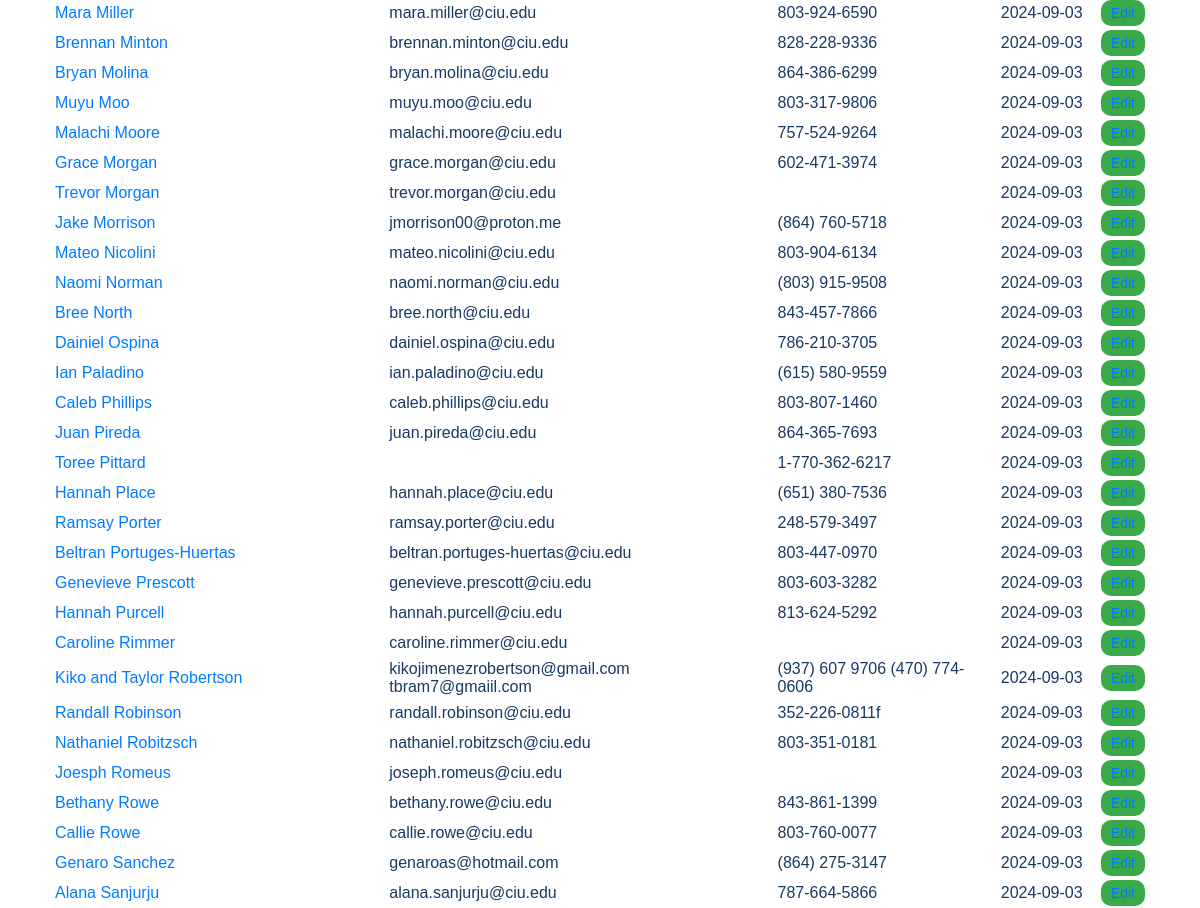
The page /contacts/ (signed in, middle part) on the database as committed earlier.
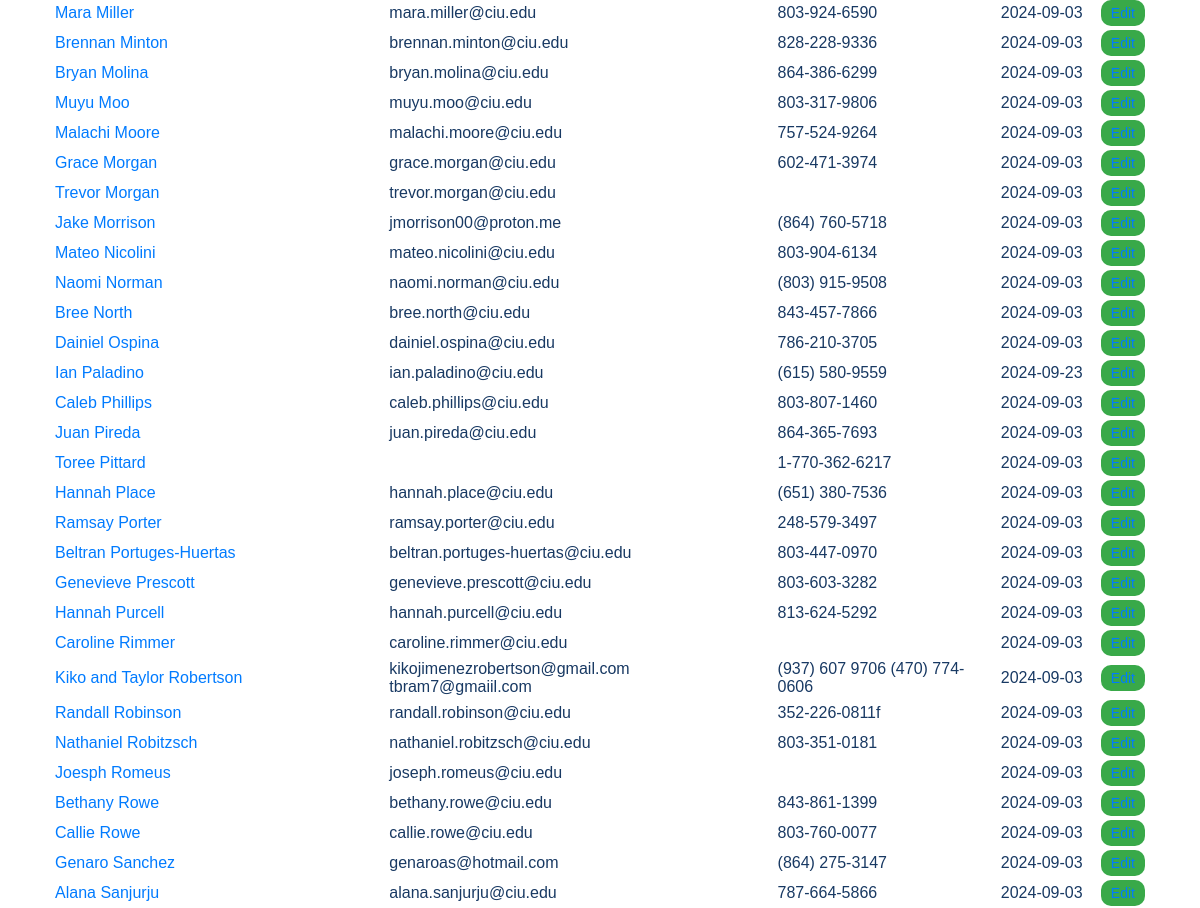
The same page on the database as committed later.
### contacts/models.py (models this page shows, shortened)
class Contact(models.Model):
    STATE = (
        ('al', 'AL'), ('ak', 'AK'), ('az', 'AZ'), ('ar', 'AR'), ('ca', 'CA'),('co', 'CO'),('ct', 'CT'),('de', 'DE'), ('fl', 'FL'), ('ga', 'GA'),
        ('hi', 'HI'), ('id', 'ID'), ('il', 'IL'), ('in', 'IN'), ('ia', 'IA'), ('ks', 'KS'), ('ky', 'KY'), ('la', 'LA'), ('me', 'ME'),
        ('md', 'MD'), ('ma', 'MA'), ('mi', 'MI'), ('mn', 'MN'), ('ms', 'MS'), ('mo', 'MO'), ('mt', 'MT'), ('ne', 'NE'), ('nv', 'NV'),
        ('nh', 'NH'), ('nj', 'NJ'), ('nm', 'NM'), ('ny', 'NY'), ('nc', 'NC'), ('nd', 'ND'), ('oh', 'OH'), ('ok', 'OK'), ('or', 'OR'),
        ('pa', 'PA'), ('ri', 'RI'), ('sc', 'SC'), ('sd', 'SD'), ('tn', 'TN'), ('tx', 'TX'), ('ut', 'UT'), ('vt', 'VT'), ('va', 'VA'),
        ('wa', 'WA'), ('wv', 'WV'), ('wi', 'WI'), ('wy', 'WY'),('dc', 'DC')
    )
    PREFERRED_CONTACT_METHODS = (
        ('email', 'Email'),('phone', 'Phone'),('text', 'Text'),('Facebook Messanger',
        'Facebook Messanger'),('whatsapp', 'Whatsapp'),('groupme', 'Groupme'),('signal', 'Signal'),('other', 'Other')
    )
    church_name = models.CharField(max_length=100, null=True, blank=True)
    first_name = models.CharField(max_length=100)
    last_name = models.CharField(max_length=100)
    image = models.ImageField(upload_to=get_image_path, null=True, blank=True)
    preferred_contact_method = models.CharField(max_length=100, choices=PREFERRED_CONTACT_METHODS)
    phone = models.CharField(max_length=50)
    email = models.EmailField()
    street_address = models.CharField(max_length=200, null=True, blank=True)
    city = models.CharField(max_length=100, null=True, blank=True)
    state = models.CharField(max_length=2, choices=STATE, null=True, blank=True)
    zip_code = models.CharField(max_length=10, null=True, blank=True)
    initial_notes = models.TextField(null=True, blank=True)
    date_created = models.DateField(auto_now_add=True,null=True, blank=True)
    date_modified = models.DateField(auto_now=True,null=True, blank=True)
    com_log = GenericRelation(ComLog)
    def get_name(self):
        if hasattr(self, 'church'):
            return self.church.church_name or "Unnamed Church"
        elif hasattr(self, 'people'):
            return f"{self.people.first_name} {self.people.last_name}".strip() or "Unnamed Person"
        else:
            return self.church_name or f"{self.first_name} {self.last_name}".strip() or "Unnamed Contact"

### contacts/views.py (the view)
# urls.py: path('', views.ContactListView.as_view(), name='contact_list'),
@method_decorator(login_required, name='dispatch')
class ContactListView(ListView):
    model = Contact
    template_name = 'contacts/contact_list.html'
    context_object_name = 'contacts'
    def get_queryset(self):
        return Contact.objects.select_related('people', 'church').order_by('last_name', 'first_name')
    def get_context_data(self, **kwargs):
        context = super().get_context_data(**kwargs)
        contacts_data = []
        for contact in context['contacts']:
            contact_dict = {
                'id': contact.id,
                'name': contact.get_name(),
                'type': 'Person' if hasattr(contact, 'people') else 'Church',
                'email': contact.email,
                'phone': contact.phone,
                'last_contact': contact.date_modified.strftime('%Y-%m-%d') if contact.date_modified else '',
            }
            contacts_data.append(contact_dict)
        context['contacts_json'] = json.dumps(contacts_data)
        return context

### contacts/templates/contacts/contact_list.html (shortened to what this page needs)
{% extends 'core/base.html' %}
{% load static %}
{% block extra_css %}
<link rel="stylesheet" href="{% static 'css/contacts_list.css' %}">
{% endblock %}
{% block content %}
<div class="container">
    <table class="table">
        <tbody id="contacts-body">
            {% for contact in contacts %}
                <tr>
                    <td>
                        {% if contact.church %}
                            <a href="{% url 'contacts:church_detail' contact.church.id %}">{{ contact.church.church_name }}</a>
                        {% elif contact.people %}
                            <a href="{% url 'contacts:person_detail' contact.people.id %}">{{ contact.people.first_name }} {{ contact.people.last_name }}</a>
                        {% else %}
                            {{ contact.get_name }}
                        {% endif %}
                    </td>
                    <td>{{ contact.get_type_display }}</td>
                    <td>{{ contact.email }}</td>
                    <td>{{ contact.phone }}</td>
                    <td>{{ contact.date_modified|date:"Y-m-d" }}</td>
                    <td>
                        {% if contact.church %}
                            <a href="{% url 'contacts:church_edit' contact.church.id %}" class="btn btn-sm btn-warning">Edit</a>
                        {% elif contact.people %}
                            <a href="{% url 'contacts:person_edit' contact.people.id %}" class="btn btn-sm btn-warning  ">Edit</a>
                        {% endif %}
                    </td>
                </tr>
            {% empty %}
                <tr>
                    <td colspan="6">No contacts found.</td>
                </tr>
            {% endfor %}
        </tbody>
    </table>
</div>
{% endblock %}

### core/templates/core/base.html (shortened to what this page needs)
{% load static %}
<!DOCTYPE html>
<html lang="en">
<head>
    {% block extra_css %}{% endblock %}
    <link rel="stylesheet" href="{% static 'css/main.css' %}">
</head>
<body>
    <main id="app">
        {% block content %}{% endblock %}
    </main>
</body>
</html>

### core/templates/core/partials/nav.html (shortened to what this page needs)
{% load static %}

### static/css/contacts_list.css (style rules this page uses)
:root { --pipeline-start: #183963; --pipeline-end: #39A949; --primary-white: #FFFFFF; --light-gray: #f0f0f0; --border-color: #e0e0e0; --border-radius: 10px; }
body { font-family: Arial, sans-serif; margin: 0; padding: 0; background-color: var(--primary-white); color: var(--pipeline-start); }
.container { max-width: 1500px; margin: 0 auto; padding: 20px; }

### static/css/main.css (style rules this page uses)
:root { --primary-blue: #183963; --primary-green: #39A949; --primary-gray: #7F7F7F; --primary-white: #FFFFFF; }
body { margin: 0; font-family: Arial, sans-serif; color: var(--primary-blue); background-color: var(--primary-white); }
main { flex: 1; padding: 2rem; }

Rows that differ between the two databases and show on the page:
changed Contact "Ian": date_modified "2024-09-03" → "2024-09-23"
